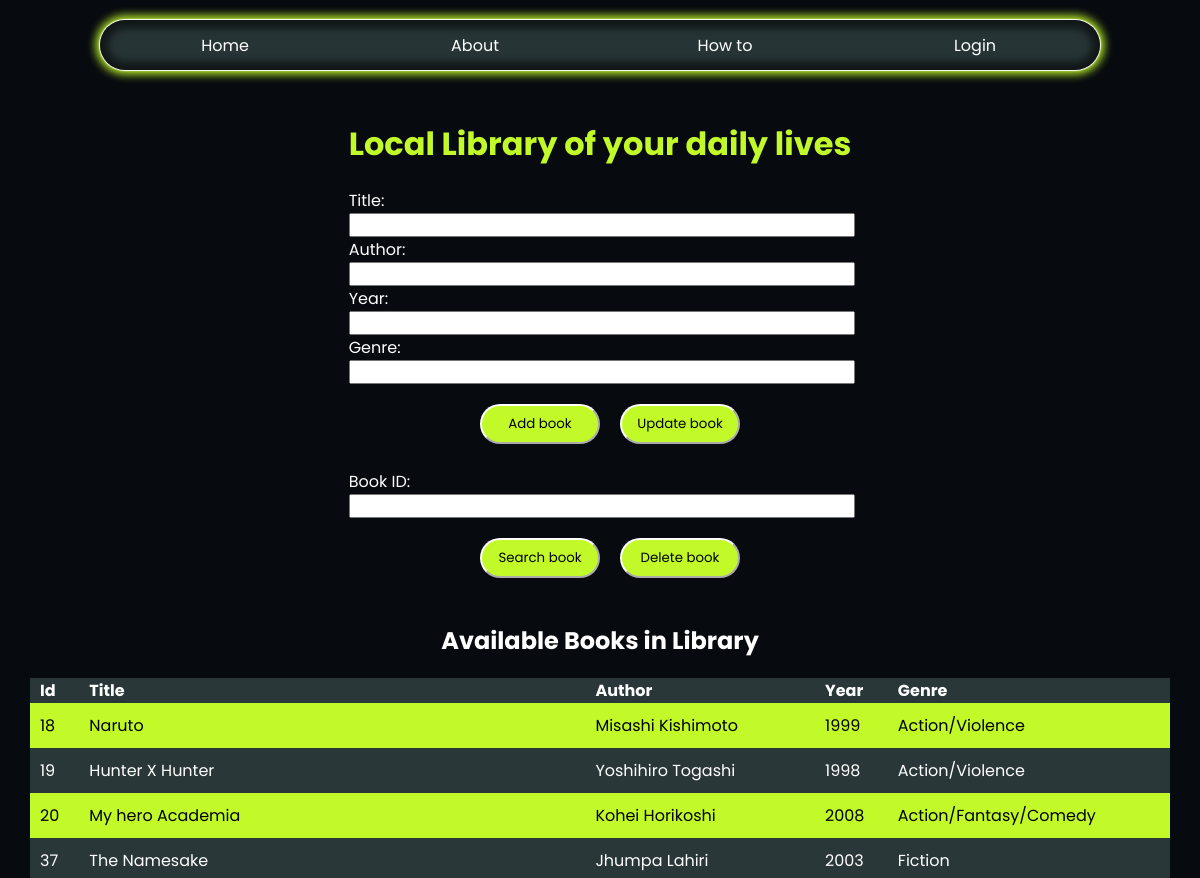
The page / on the database its author committed.
### tables this page shows
CREATE TABLE `books` (
  `id` int(11) NOT NULL,
  `title` varchar(255) DEFAULT NULL,
  `author` varchar(255) DEFAULT NULL,
  `published_year` varchar(255) DEFAULT NULL,
  `genre` varchar(255) DEFAULT NULL
);

### index.php (the view, shortened to what this page needs)
<!DOCTYPE html>
<html lang="en">
<head>
    <link rel="stylesheet" href="style.css">
</head>
<body>
    <nav>
        <ul>
            <li><a href="index.php">Home</a></li>
            <li><a href="" onclick="forfun()">About</a></li>
            <li><a href="" onclick="forfun()">How to</a></li>
            <li><a href="" onclick="forfun()">Login</a></li>
        </ul>
    </nav>
    <div class="formSheet">
        <form action="#" method="post">
            <h1>Local Library of your daily lives</h1>
            <label for="title">Title: </label>
            <input type="text" name="title" id="title">
            <label for="author">Author: </label>
            <input type="text" name="author" id="author">
            <label for="published">Year: </label>
            <input type="text" name="published" id="published">
            <label for="genre">Genre: </label>
            <input type="text" name="genre" id="genre">
                <div class="btn">
                    <button type="submit" name="action" value="addbook">Add book</button>
                    <button type="submit" name="action" value="updateBook">Update book</button>
                </div>
            <br>
            <label for="bookId">Book ID: </label>
            <input type="text" name="id" id="id">
            <div class="btn">
                <button type="submit" name="action" value="searchBook">Search book</button>
                <button onclick="alertbtn()" type="submit" name="action" value ="" id="delbtn">Delete book</button>
            </div>
            <br>
            <?php
            include "insert.php";
            ?>
        </form>
    </div>
<h2>Available Books in Library</h2>
<div class="librarytable">
    <table>
        <tr>
            <th>Id</th>
            <th>Title</th>
            <th>Author</th>
            <th>Year</th>
            <th>Genre</th>
        </tr>
        <?php
    $host = "localhost";
    $user = "root";
    $password = "";
    $dbname = "locallibrary" ;
    $data_source_name = "mysql:host=$host; dbname=$dbname";
    $conn = new PDO($data_source_name, $user, $password);
    $conn -> setAttribute(PDO::ATTR_DEFAULT_FETCH_MODE, PDO::FETCH_OBJ);
    if(isset($_POST['id'])){
        $author = $_POST['author'];
        $title = $_POST['title'];
        $search = $_POST['id'];
        $statement = $conn->prepare("SELECT * FROM books WHERE id = :id or title = :title or author = :author");
        $statement -> execute(['id'=> $search, 'title'=>$title, 'author' => $author]);
        $rows = $statement->fetchAll();
        foreach($rows as $row){
            echo "<tr><td>". $row->id . "</td><td>" . $row->title . "</td><td>" . $row->author . "</td><td>" . $row->published_year . "</td><td>" . $row->genre . "</td></tr>";
        }
        echo "</table>";
        echo "<div class='btn center'>" . "<button><a href='index.php'>" . "refresh" . "</a></button>" . "</div>";
    }else {
        $statement=$conn->query("SELECT * FROM books");
        $rows = $statement->fetchAll();
        foreach($rows as $row){
            echo "<tr><td>". $row->id . "</td><td>" . $row->title . "</td><td>" . $row->author . "</td><td>" . $row->published_year . "</td><td>" . $row->genre . "</td></tr>";
        }
    }
?>
    </table>
</div>
</body>
</html>

### insert.php (shortened to what this page needs)
<!DOCTYPE html>
<html lang="en">
<head>
    <link rel="stylesheet" href="style.css">
</head>
<body>
</body>
</html>

### style.css (style rules this page uses)
* { padding: 0; margin: 0; font-family: 'Poppins'; }
nav { height: 50px; width: 1000px; margin: 0 auto; background-color: rgba(39, 52, 53, 1); border-radius: 50px; margin-top: 20px; box-shadow: inset 0px 0px 6.5px 10px rgba(0, 0, 0, 0.35), inset 0px 0px 6.5px 5px rgba(0, 0, 0, 0.35), 0px 0px 1px 1px white, 0px 0px 10px 4px #C2F929; }
nav ul li { width: 100%; text-align: center; }
nav ul { display: flex; justify-content: center; align-items: center; height: 100%; list-style: none; }
nav ul a { text-decoration: none; color: white; }
body { background-color: rgba(7, 10, 15, 1); color: white; }
.formSheet { height: fit-content; display: flex; justify-content: center; align-items: center; margin-top: 50px; }
.formSheet h1 { text-align: center; padding-bottom: 20px; color: #C2F929; }
.formSheet input { display: block; width: 100%; }
.formSheet .btn { display: flex; justify-content: center; align-items: center; padding-top: 20px; }
.btn button { height: 40px; width: 120px; margin-left: 20px; border-radius: 50px; background-color: #C2F929; border-color: white; transition: .3s ease; }
table { border-collapse: collapse; width: 95%; text-align: left; margin: 0 auto; }
th { background-color: rgba(41, 55, 56, 1); padding-left: 10px; }
td { padding: 10px; }
tr:nth-child(even) { background-color: #C2F929; color: black; }
tr:nth-child(odd) { background-color: rgba(41, 55, 56, 1); color: white; }
.librarytable { max-height: 200px; overflow: auto; }
h2 { text-align: center; padding: 20px; }

### rows shown on the page
books: id "18", title "Naruto", author "Misashi Kishimoto", published_year "1999", genre "Action/Violence"
books: id "19", title "Hunter X Hunter", author "Yoshihiro Togashi", published_year "1998", genre "Action/Violence"
books: id "20", title "My hero Academia", author "Kohei Horikoshi", published_year "2008", genre "Action/Fantasy/Comedy"
books: id "37", title "The Namesake", author "Jhumpa Lahiri", published_year "2003", genre "Fiction"
